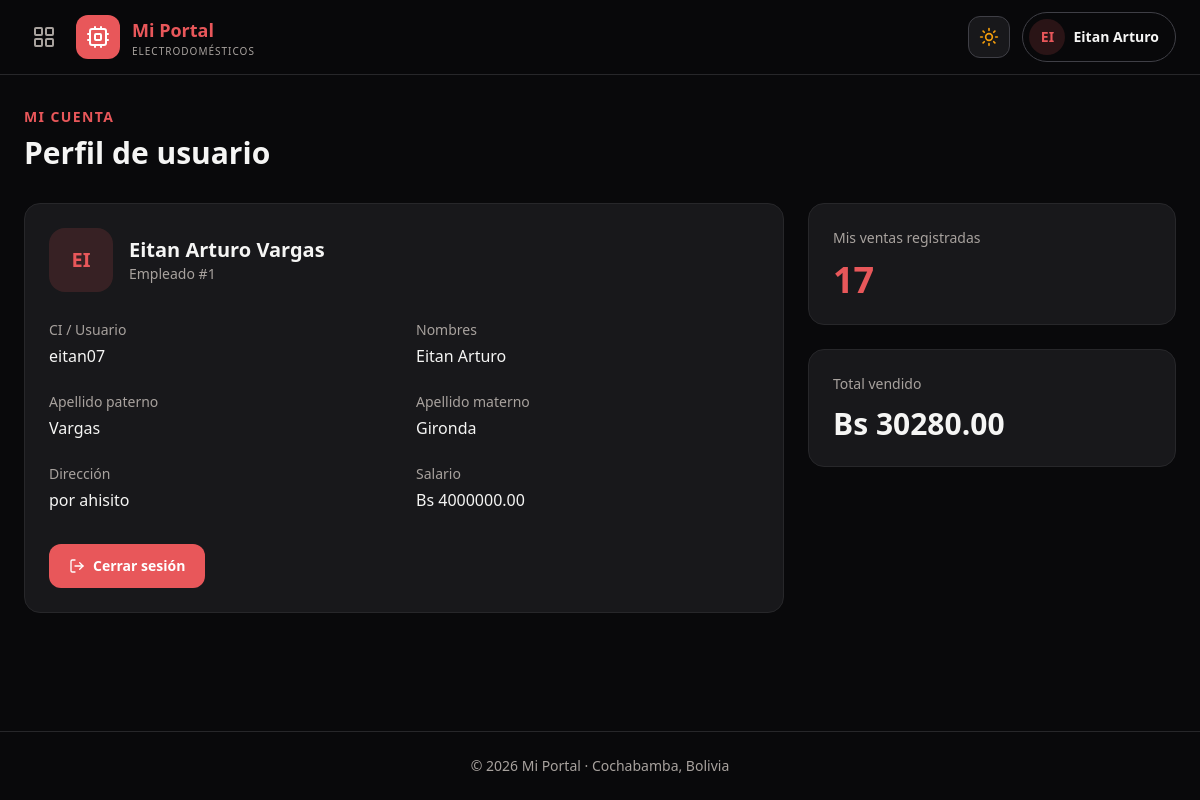
/perfil (signed in), run on the app's committed database.
### tables this page shows
CREATE TABLE Empleado (
            idEmpleado INTEGER PRIMARY KEY AUTOINCREMENT,
            CI TEXT NOT NULL UNIQUE,
            password TEXT NOT NULL,
            nombre TEXT NOT NULL,
            apellidoP TEXT NOT NULL,
            apellidoM TEXT,
            direcciones TEXT,
            salario REAL NOT NULL DEFAULT 0,
            idPermiso INTEGER NOT NULL DEFAULT 1
        );

### main.py (the view)
@main.route("/perfil")
def perfil():
    if "idEmpleado" not in session:
        return redirect(url_for("login"))
    conexion = conexion_auto()
    empleado = conexion.execute("""
        SELECT *
        FROM Empleado
        WHERE idEmpleado = ?
    """, (session["idEmpleado"],)).fetchone()
    resumen = conexion.execute("""
        SELECT
            COUNT(*) AS cantidad,
            COALESCE(SUM(total), 0) AS total
        FROM Venta
        WHERE idEmpleado = ?
    """, (session["idEmpleado"],)).fetchone()
    conexion.close()
    return render_template("perfil.html",empleado=empleado,resumen=resumen)

### main.py (called while the page is built)
def conexion_auto():
    conexion = sqlite3.connect(base_name)
    conexion.row_factory = sqlite3.Row
    conexion.execute("PRAGMA foreign_keys = ON")
    return conexion

@main.context_processor
def datos_layout():
    return {
        "nombre_usuario": session.get("nombre", "Usuario")
    }

### templates/perfil.html (shortened to what this page needs)
{% extends "layout.html" %}
{% block main %}
<div class="mb-8">
    <p class="text-sm font-semibold uppercase tracking-widest text-marca">
        Mi cuenta
    </p>
    <h1 class="mt-2 text-3xl font-bold">Perfil de usuario</h1>
</div>
<div class="grid gap-6 lg:grid-cols-3">
    <section class="rounded-2xl border border-stone-200 bg-white p-6 dark:border-zinc-800 dark:bg-zinc-900 lg:col-span-2">
        <div class="mb-7 flex items-center gap-4">
            <span class="flex h-16 w-16 items-center justify-center rounded-2xl bg-marca/15 text-xl font-bold text-marca">
                {{ empleado.nombre[:2]|upper }}
            </span>
            <div>
                <h2 class="text-xl font-semibold">
                    {{ empleado.nombre }} {{ empleado.apellidoP }}
                </h2>
                <p class="text-sm text-stone-500 dark:text-stone-400">
                    Empleado #{{ empleado.idEmpleado }}
                </p>
            </div>
        </div>
        <dl class="grid gap-6 sm:grid-cols-2">
            <div>
                <dt class="text-sm text-stone-500 dark:text-stone-400">
                    CI / Usuario
                </dt>
                <dd class="mt-1 font-medium">{{ empleado.CI }}</dd>
            </div>
            <div>
                <dt class="text-sm text-stone-500 dark:text-stone-400">
                    Nombres
                </dt>
                <dd class="mt-1 font-medium">{{ empleado.nombre }}</dd>
            </div>
            <div>
                <dt class="text-sm text-stone-500 dark:text-stone-400">
                    Apellido paterno
                </dt>
                <dd class="mt-1 font-medium">{{ empleado.apellidoP }}</dd>
            </div>
            <div>
                <dt class="text-sm text-stone-500 dark:text-stone-400">
                    Apellido materno
                </dt>
                <dd class="mt-1 font-medium">
                    {{ empleado.apellidoM or 'Sin registrar' }}
                </dd>
            </div>
            <div>
                <dt class="text-sm text-stone-500 dark:text-stone-400">
                    Dirección
                </dt>
                <dd class="mt-1 font-medium">
                    {{ empleado.direcciones or 'Sin registrar' }}
                </dd>
            </div>
            <div>
                <dt class="text-sm text-stone-500 dark:text-stone-400">
                    Salario
                </dt>
                <dd class="mt-1 font-medium">
                    Bs {{ "%.2f"|format(empleado.salario) }}
                </dd>
            </div>
        </dl>
        <form method="POST" action="{{ url_for('salir') }}" class="mt-8">
            <button type="submit"
                    class="inline-flex items-center gap-2 rounded-xl bg-marca px-5 py-3 text-sm font-semibold text-white hover:bg-rose-600">
                <i data-lucide="log-out" class="h-4 w-4"></i>
                Cerrar sesión
            </button>
        </form>
    </section>
    <div class="space-y-6">
        <section class="rounded-2xl border border-stone-200 bg-white p-6 dark:border-zinc-800 dark:bg-zinc-900">
            <p class="text-sm text-stone-500 dark:text-stone-400">
                Mis ventas registradas
            </p>
            <p class="mt-3 text-4xl font-bold text-marca">
                {{ resumen.cantidad }}
            </p>
        </section>
        <section class="rounded-2xl border border-stone-200 bg-white p-6 dark:border-zinc-800 dark:bg-zinc-900">
            <p class="text-sm text-stone-500 dark:text-stone-400">
                Total vendido
            </p>
            <p class="mt-3 text-3xl font-bold">
                Bs {{ "%.2f"|format(resumen.total) }}
            </p>
        </section>
    </div>
</div>
{% endblock %}

### templates/layout.html (shortened to what this page needs)
<!DOCTYPE html>
<html lang="es" class="dark">
<head>
    <script src="https://cdn.tailwindcss.com/3.4.17"></script>
</head>
<body class="flex min-h-screen flex-col bg-stone-100 font-sans text-stone-800 transition-colors dark:bg-zinc-950 dark:text-stone-100">
    {% set opciones = [
        ('Perfil usuario', 'perfil', '/perfil', 'user-round'),
        ('Productos', 'productos', '/productos', 'package'),
        ('Ventas', 'ventas', '/ventas', 'shopping-cart'),
        ('Proveedores', 'proveedores', '/proveedores', 'truck'),
        ('Usuarios', 'usuarios', '/usuarios', 'users')
    ] %}
    <header class="sticky top-0 z-50 border-b border-stone-200 bg-white/95 backdrop-blur dark:border-zinc-800 dark:bg-zinc-950/95">
        <div class="mx-auto flex max-w-7xl items-center gap-3 px-4 py-3 sm:px-6">
            {% if session.get('idEmpleado') %}
                <button
                    type="button"
                    id="btn-menu"
                    aria-label="Abrir navegación"
                    aria-controls="panel-menu"
                    aria-expanded="false"
                    class="rounded-xl p-2 text-stone-500 hover:bg-stone-100 dark:text-stone-400 dark:hover:bg-zinc-800">
                    <i data-lucide="layout-grid" class="h-6 w-6"></i>
                </button>
            {% endif %}
            <a href="{{ url_for('perfil') if session.get('idEmpleado') else url_for('login') }}"
               class="flex shrink-0 items-center gap-3">
                <span class="flex h-11 w-11 items-center justify-center rounded-xl bg-marca text-white">
                    <i data-lucide="cpu" class="h-6 w-6"></i>
                </span>
                <span class="hidden sm:block">
                    <span class="block text-lg font-bold text-marca">
                        Mi Portal
                    </span>
                    <span class="block text-[10px] tracking-widest text-stone-500 dark:text-stone-400">
                        ELECTRODOMÉSTICOS
                    </span>
                </span>
            </a>
            <div class="ml-auto flex items-center gap-3">
                <button
                    type="button"
                    id="btn-tema"
                    aria-label="Cambiar tema"
                    class="rounded-xl border border-stone-200 bg-stone-50 p-2.5 text-amber-500 dark:border-zinc-700 dark:bg-zinc-900">
                    <i data-lucide="sun" class="hidden h-5 w-5 dark:block"></i>
                </button>
                {% if session.get('idEmpleado') %}
                    <a href="{{ url_for('perfil') }}"
                       class="flex items-center gap-2 rounded-full border border-stone-200 p-1.5 sm:pr-4 dark:border-zinc-700">
                        <span class="flex h-9 w-9 items-center justify-center rounded-full bg-marca/15 text-sm font-bold text-marca">
                            {{ nombre_usuario[:2]|upper }}
                        </span>
                        <span class="hidden max-w-36 truncate text-sm font-semibold sm:block">
                            {{ nombre_usuario }}
                        </span>
                    </a>
                {% endif %}
            </div>
        </div>
    </header>
    <main class="mx-auto w-full max-w-7xl flex-1 px-4 py-8 sm:px-6">
        {% block main %}{% endblock %}
    </main>
    <footer class="border-t border-stone-200 px-4 py-6 text-center text-sm text-stone-500 dark:border-zinc-800 dark:text-stone-400">
        © 2026 Mi Portal · Cochabamba, Bolivia
    </footer>
</body>
</html>

### data on the page
Empleado: nombre "Eitan Arturo", nombre "EI", apellidoP "Vargas", idEmpleado "1", CI "eitan07", apellidoM "Gironda", direcciones "por ahisito", salario "4000000.00"

### other printed values
{{ nombre_usuario[:2]|upper }} "EI"
{{ resumen.cantidad }} "17"
{{ "%.2f"|format(resumen.total) }} "30280.00"
